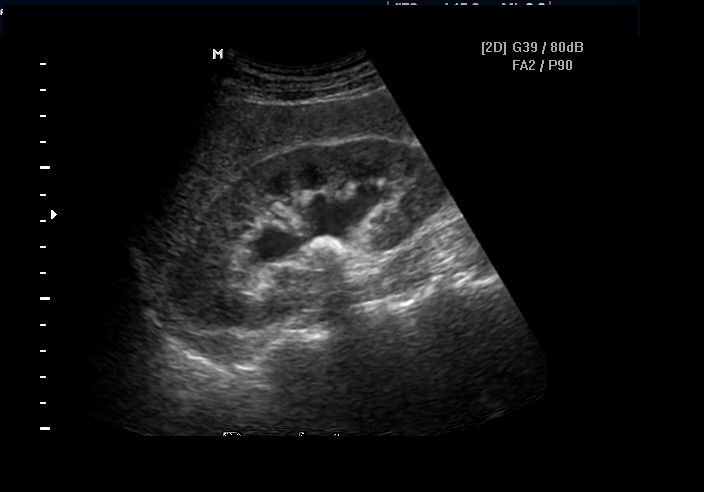
%> input picture dataset/with-stone/1.jpg, 704 x 492 px
$ octave complete_code.m   (GNU Octave 9; MATLAB toolbox functions it lacks are replaced by stand-ins)
%> lines starting %> are read from the running program, lines starting %| are printed output that depends on the picture; in (x1, y1, x2, y2) boxes, pixels count from 0 and x2, y2 are one past the last pixel; in counts of white or black regions, pixels touching at a corner belong together; the program's own positions count from 1
clc
clear all
close all
warning off
[filename,pathname]=uigetfile('*.*','Pick a MATLAB code file');
%> the answer given: dataset/with-stone/1.jpg
filename=strcat(pathname,filename);
a=imread(filename);
%> a is the input picture: size 492x704x3 uint8; mean R, G, B 20.4, 20.5, 20.6
imshow(a);
b=rgb2gray(a);
figure;
imshow(b);
impixelinfo;
c=b>20;
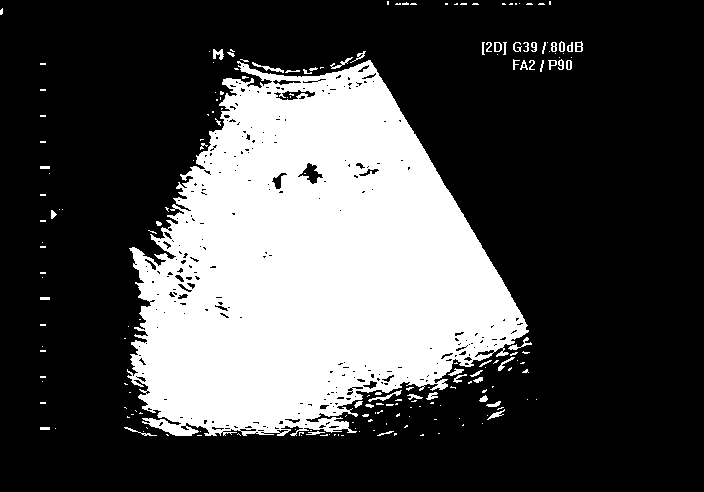
%> c: size 492x704 logical; 28.9% white; 193 white regions (141 under 20 px), largest, box (x1, y1, x2, y2) and area: (127, 60, 529, 436) 97132, (368, 390, 402, 402) 95, (252, 62, 284, 73) 88
figure;
imshow(c);
d=imfill(c,'holes');
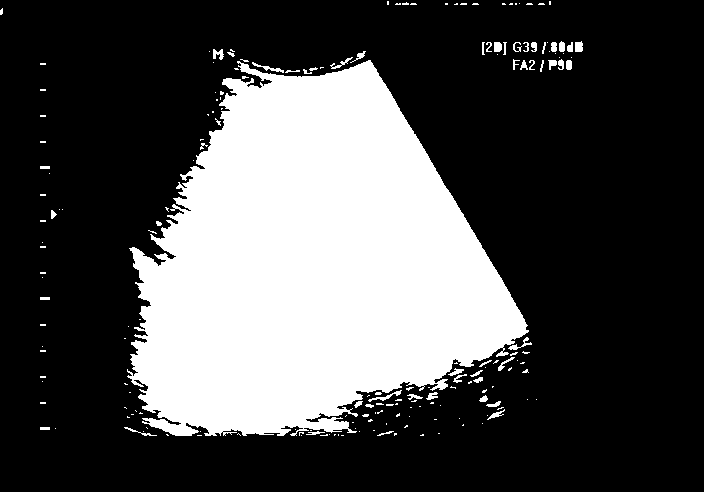
%> d: size 492x704 logical; 29.6% white; 189 white regions (137 under 20 px), largest, box (x1, y1, x2, y2) and area: (127, 60, 529, 436) 99602, (368, 390, 402, 402) 95, (252, 62, 284, 73) 88
figure;
imshow(d);
e=bwareaopen(d,1000);
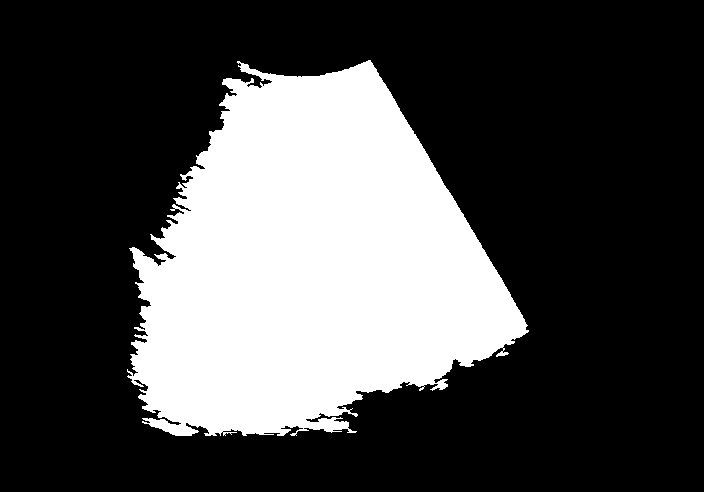
%> e: size 492x704 logical; 28.8% white; 1 white region, box (x1, y1, x2, y2) and area: (127, 60, 529, 436) 99602
figure;
imshow(e);
PreprocessedImage=uint8(double(a).*repmat(e,[1 1 3]));
figure;
imshow(PreprocessedImage);
PreprocessedImage=imadjust(PreprocessedImage,[0.3 0.7],[])+50;
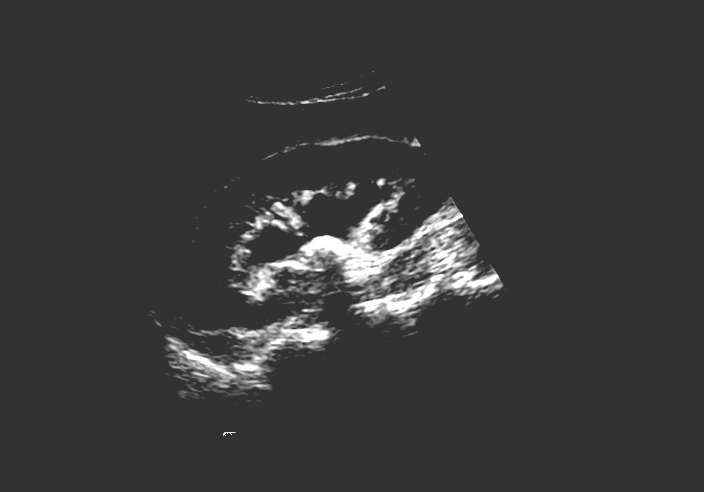
%> PreprocessedImage: size 492x704x3 uint8; min 50, max 255, mean 58
figure;
imshow(PreprocessedImage);
uo=rgb2gray(PreprocessedImage);
figure;
imshow(uo);
mo=medfilt2(uo,[5 5]);
figure;
imshow(mo);
po=mo>250;
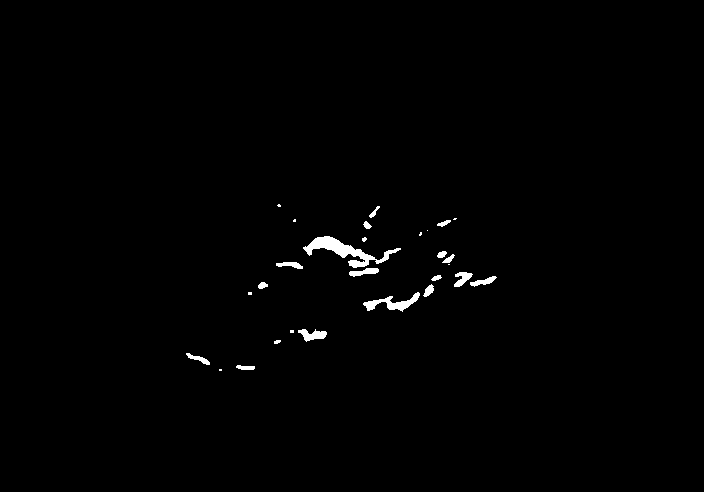
%> po: size 492x704 logical; 0.82% white; 28 white regions (10 under 20 px), largest, box (x1, y1, x2, y2) and area: (303, 236, 401, 268) 951, (363, 292, 420, 312) 410, (298, 329, 327, 342) 211
figure;
imshow(po);
[r c m]=size(po);
%> r = 492; c = 704; m = 1
x1=r/2;
%> x1 = 246
y1=c/3;
%> y1 = 234.7
row=[x1 x1+200 x1+200 x1];
%> row = [246 446 446 246]
col=[y1 y1 y1+40 y1+40];
%> col = [234.7 234.7 274.7 274.7]
BW=roipoly(po,row,col);
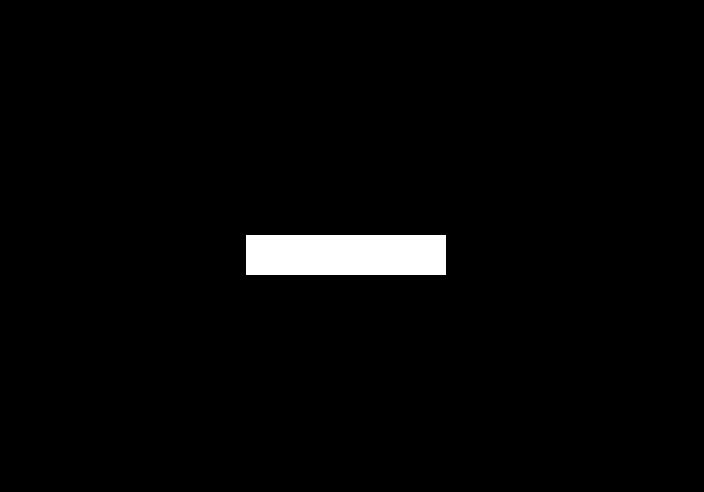
%> BW: size 492x704 logical; 2.3% white; 1 white region, box (x1, y1, x2, y2) and area: (246, 235, 446, 275) 8000
figure;
imshow(BW);
k=po.*double(BW);
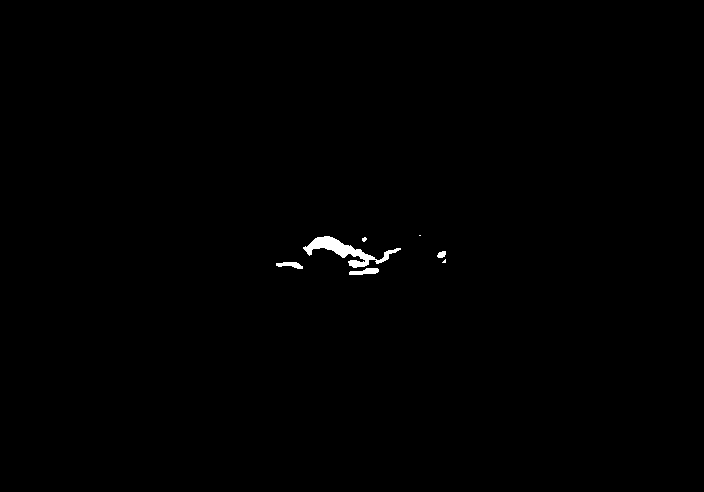
%> k: size 492x704 double; values 0 (black) and 1 (white), 0.37% white; 7 white regions (3 under 20 px), largest, box (x1, y1, x2, y2) and area: (303, 236, 401, 268) 951, (349, 268, 379, 275) 141, (276, 262, 303, 269) 116, (437, 251, 446, 258) 48
figure;
imshow(k);
M=bwareaopen(k,4);
[ya number]=bwlabel(M);
%> ya: size 492x704 double; 7 distinct labels, from 0 to 6
%> number = 6
if(number>=1)
    disp('Stone is Detected');
else
    disp('No Stone is detected');
end
